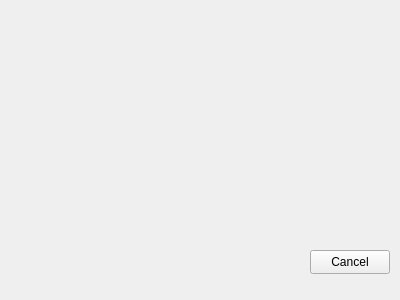
<?xml version="1.0" encoding="UTF-8"?>
<ui version="4.0">
 <class>aboutUs</class>
 <widget class="QWidget" name="aboutUs">
  <property name="geometry">
   <rect>
    <x>0</x>
    <y>0</y>
    <width>400</width>
    <height>300</height>
   </rect>
  </property>
  <property name="windowTitle">
   <string>Form</string>
  </property>
  <property name="toolTipDuration">
   <number>1</number>
  </property>
  <widget class="QPushButton" name="cancelButton">
   <property name="geometry">
    <rect>
     <x>310</x>
     <y>250</y>
     <width>80</width>
     <height>24</height>
    </rect>
   </property>
   <property name="text">
    <string>Cancel</string>
   </property>
  </widget>
 </widget>
 <resources/>
 <connections/>
</ui>
